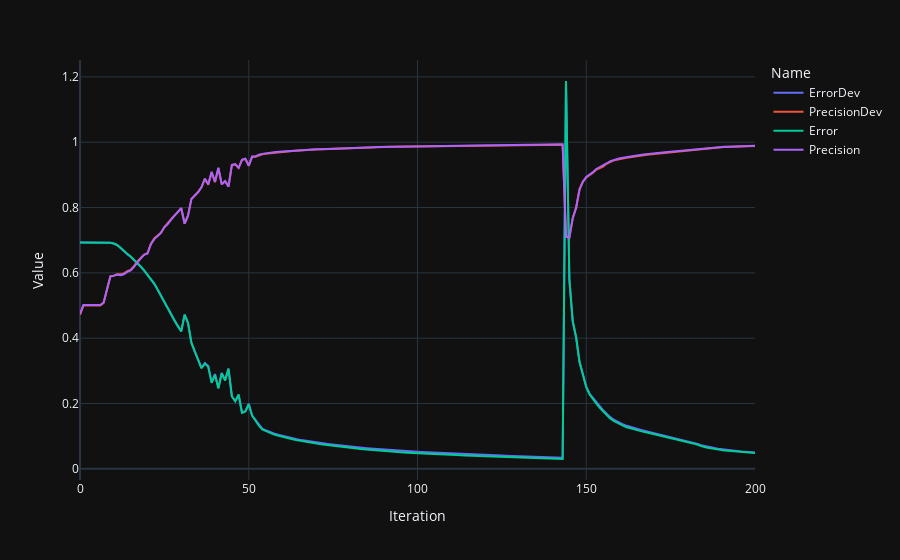

Source (notebook cell):
### Code cell
px.line(model0_minus.trainingData, x='Iteration', y='Value', color='Name')

### Figure 1 — Plotly figure (JSON) as saved in the notebook; plotly's stock layout.template omitted (floating-point values rounded to 4 significant figures; data arrays with more than 128 entries replaced by an {"elided": "..."} marker saying what was removed)
{"data": [{"hovertemplate": "Name=ErrorDev<br>Iteration=%{x}<br>Value=%{y}<extra></extra>", "legendgroup": "ErrorDev", "line": {"color": "#636efa", "dash": "solid"}, "marker": {"symbol": "circle"}, "mode": "lines", "name": "ErrorDev", "orientation": "v", "showlegend": true, "x": {"elided": "201 int values"}, "xaxis": "x", "y": {"elided": "201 float values"}, "yaxis": "y", "type": "scatter"}, {"hovertemplate": "Name=PrecisionDev<br>Iteration=%{x}<br>Value=%{y}<extra></extra>", "legendgroup": "PrecisionDev", "line": {"color": "#EF553B", "dash": "solid"}, "marker": {"symbol": "circle"}, "mode": "lines", "name": "PrecisionDev", "orientation": "v", "showlegend": true, "x": {"elided": "201 int values"}, "xaxis": "x", "y": {"elided": "201 float values"}, "yaxis": "y", "type": "scatter"}, {"hovertemplate": "Name=Error<br>Iteration=%{x}<br>Value=%{y}<extra></extra>", "legendgroup": "Error", "line": {"color": "#00cc96", "dash": "solid"}, "marker": {"symbol": "circle"}, "mode": "lines", "name": "Error", "orientation": "v", "showlegend": true, "x": {"elided": "201 int values"}, "xaxis": "x", "y": {"elided": "201 float values"}, "yaxis": "y", "type": "scatter"}, {"hovertemplate": "Name=Precision<br>Iteration=%{x}<br>Value=%{y}<extra></extra>", "legendgroup": "Precision", "line": {"color": "#ab63fa", "dash": "solid"}, "marker": {"symbol": "circle"}, "mode": "lines", "name": "Precision", "orientation": "v", "showlegend": true, "x": {"elided": "201 int values"}, "xaxis": "x", "y": {"elided": "201 float values"}, "yaxis": "y", "type": "scatter"}], "layout": {"xaxis": {"anchor": "y", "domain": [0.0, 1.0], "title": {"text": "Iteration"}}, "yaxis": {"anchor": "x", "domain": [0.0, 1.0], "title": {"text": "Value"}}, "legend": {"title": {"text": "Name"}, "tracegroupgap": 0}, "margin": {"t": 60}}}
